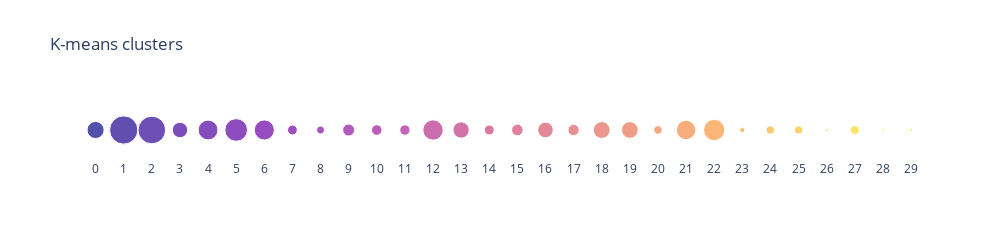

The notebook cell saved with this chart:
### Code cell
# create a separate legend with number of molecules in each cluster
md_legend = pd.DataFrame(md_cluster_emb.groupby(['kmeans_cluster'])['CID'].count()).reset_index()
md_legend.rename(columns={"CID": "#Molecules"}, inplace=True)
md_legend['value'] = 0

# scatter plot
fig = px.scatter(md_legend, x="kmeans_cluster", y="value", color=md_legend['kmeans_cluster'].astype(int),
                 size="#Molecules", hover_data={"#Molecules": True, 'value': False, 'kmeans_cluster' : False}, 
                 labels={'color': 'cluster'},
                 title="K-means clusters",
                 height=210, width=1000,
                 color_discrete_sequence=px.colors.sequential.Plasma_r,)

# remove axes ticks and background
fig.update_layout(plot_bgcolor="rgba(0,0,0,0)", 
                xaxis = dict(tickvals=md_legend["kmeans_cluster"], title=''),
                yaxis = dict(showticklabels=False, title=''),
                margin=dict(l=40, r=40))
fig.update(layout_coloraxis_showscale=False)

# configuration
config = {'displayModeBar': False, 'displaylogo': False}
# save and show
fig.write_html(path_save + "/molecular_desc_legend.html", config=config)
fig.show(config=config)

### Figure 1 — Plotly figure (JSON) as saved in the notebook; plotly's stock layout.template omitted (floating-point values rounded to 4 significant figures)
{"data": [{"customdata": [[74], [201], [192], [60], [99], [129], [102], [24], [16], [36], [28], [27], [104], [67], [25], [34], [61], [32], [71], [70], [18], [95], [114], [7], [17], [17], [2], [20], [2], [3]], "hovertemplate": "#Molecules=%{customdata[0]}<br>cluster=%{marker.color}<extra></extra>", "legendgroup": "", "marker": {"color": [0, 1, 2, 3, 4, 5, 6, 7, 8, 9, 10, 11, 12, 13, 14, 15, 16, 17, 18, 19, 20, 21, 22, 23, 24, 25, 26, 27, 28, 29], "coloraxis": "coloraxis", "size": [74, 201, 192, 60, 99, 129, 102, 24, 16, 36, 28, 27, 104, 67, 25, 34, 61, 32, 71, 70, 18, 95, 114, 7, 17, 17, 2, 20, 2, 3], "sizemode": "area", "sizeref": 0.5025, "symbol": "circle"}, "mode": "markers", "name": "", "orientation": "v", "showlegend": false, "type": "scatter", "x": [0, 1, 2, 3, 4, 5, 6, 7, 8, 9, 10, 11, 12, 13, 14, 15, 16, 17, 18, 19, 20, 21, 22, 23, 24, 25, 26, 27, 28, 29], "xaxis": "x", "y": [0, 0, 0, 0, 0, 0, 0, 0, 0, 0, 0, 0, 0, 0, 0, 0, 0, 0, 0, 0, 0, 0, 0, 0, 0, 0, 0, 0, 0, 0], "yaxis": "y"}], "layout": {"coloraxis": {"colorbar": {"title": {"text": "cluster"}}, "colorscale": [[0, "#0d0887"], [0.1111, "#46039f"], [0.2222, "#7201a8"], [0.3333, "#9c179e"], [0.4444, "#bd3786"], [0.5556, "#d8576b"], [0.6667, "#ed7953"], [0.7778, "#fb9f3a"], [0.8889, "#fdca26"], [1, "#f0f921"]], "showscale": false}, "height": 210, "legend": {"itemsizing": "constant", "tracegroupgap": 0}, "margin": {"l": 40, "r": 40}, "plot_bgcolor": "rgba(0,0,0,0)", "title": {"text": "K-means clusters"}, "width": 1000, "xaxis": {"anchor": "y", "domain": [0, 1], "tickvals": [0, 1, 2, 3, 4, 5, 6, 7, 8, 9, 10, 11, 12, 13, 14, 15, 16, 17, 18, 19, 20, 21, 22, 23, 24, 25, 26, 27, 28, 29], "title": {"text": ""}}, "yaxis": {"anchor": "x", "domain": [0, 1], "showticklabels": false, "title": {"text": ""}}}}
